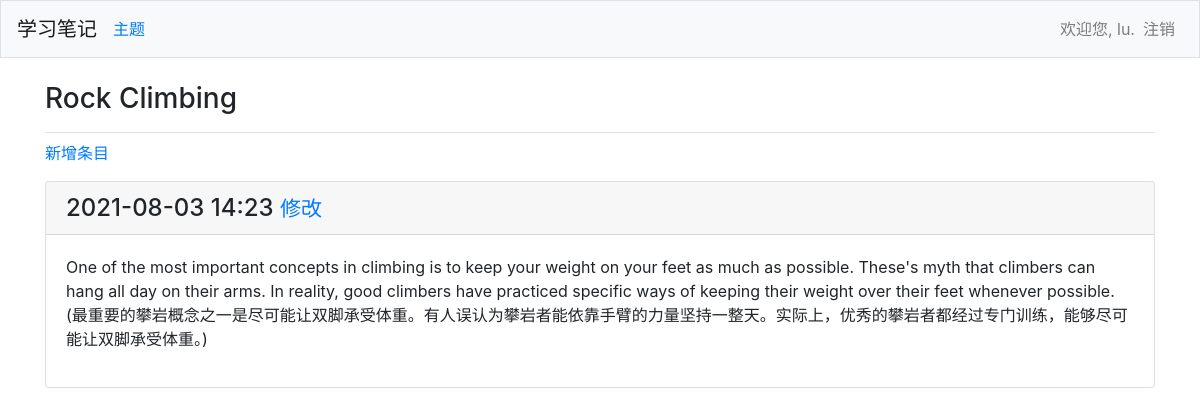
The page /topics/2/ (signed in) on the database its author committed.
### learning_logs/models.py (models this page shows, shortened)
class Topic(models.Model):
    text = models.CharField('主题', max_length=200)
    date_added = models.DateTimeField('修改时间', auto_now_add=True)
    owner = models.ForeignKey(User, verbose_name='拥有者',
                              on_delete=models.CASCADE)
    class Meta:
        verbose_name = '主题'
        verbose_name_plural = verbose_name
    def __str__(self):
        return self.text

class Entry(models.Model):
    topic = models.ForeignKey(Topic, verbose_name='主题', on_delete=models.CASCADE)
    text = models.TextField('条目')
    date_added = models.DateTimeField('修改时间', auto_now_add=True)
    class Meta:
        verbose_name = '条目'
        verbose_name_plural = verbose_name

### learning_logs/views.py (the view)
# urls.py: path('topics/<int:topic_id>/', views.topic, name='topic'),
@login_required
def topic(request, topic_id):
    topic = Topic.objects.get(id=topic_id)
    check_topic_owner(topic, request)
    entries = topic.entry_set.order_by('-date_added')
    context = {'topic': topic, 'entries': entries}
    return render(request, 'learning_logs/topic.html', context)

### learning_logs/views.py (called while the page is built)
def check_topic_owner(topic, request):
    if topic.owner != request.user:
        raise Http404

### learning_logs/templates/learning_logs/topic.html
{% extends 'learning_logs/base.html' %}
{% block page_header %}
<h3>{{ topic }}</h3>
{% endblock page_header %}
{% block content %}
<p>
    <a href="{% url 'learning_logs:new_entry' topic.id %}">新增条目</a>
</p>
{% for entry in entries %}
<div class="card mb-3">
    <h4 class="card-header">
        {{ entry.date_added|date:'Y-m-d H:i' }}
        <small><a href="{% url 'learning_logs:edit_entry' entry.id %}">修改</a></small>
    </h4>
    <div class="card-body">
        {{ entry.text|linebreaks }}
    </div>
</div>
{% empty %}
<p>这个主题还没有添加条目呢！</p>
{% endfor %}
{% endblock content %}

### learning_logs/templates/learning_logs/base.html (shortened to what this page needs)
{% load bootstrap4 %}
<!doctype html>
<html lang="en">
<head>
    {% bootstrap_css %}
</head>
<body>
<nav class="navbar navbar-expand-md navbar-light bg-light mb-4 border">
    <a class="navbar-brand" href="{% url 'learning_logs:index'%}">学习笔记</a>
    <div class="collapse navbar-collapse" id="navbarCollapse">
        <ul class="navbar-nav mr-auto">
            <li class="nav-item">
                <a class="nac-link" href="{% url 'learning_logs:topics'%}">主题</a>
            </li>
        </ul>
        <ul class="navbar-nav ml-auto">
            {% if user.is_authenticated %}
            <li class="nav-item">
                <span class="navbar-text">欢迎您, {{ user.username }}.</span>
            </li>
            <li class="nav-item">
                <a class="nav-link" href="{% url 'users:logout' %}">注销</a>
            </li>
            {% endif %}
        </ul>
    </div>
</nav>
<main role="main" class="container">
    <div class="pb-2 mb-2 border-bottom">
        {% block page_header %}{% endblock page_header %}
    </div>
    <div>
        {% block content %}{% endblock content %}
    </div>
</main>
</body>
</html>

### rows shown on the page
Topic: text "Rock Climbing"
Entry: date_added "2021-08-03 14:23", text "One of the most important concepts in climbing is to keep your weight on your feet as much as possible. These's myth that climbers can hang all day on their arms. In reality, good climbers have practiced specific ways of keeping their weight over their feet whenever possible. (最重要的攀岩概念之一是尽可能让双脚承受体重。有人误认为攀岩者能依靠手臂的力量坚持一整天。实际上，优秀的攀岩者都经过专门训练，能够尽可能让双脚承受体重。)"

### other values the page prints
{{ user.username }} "lu"
